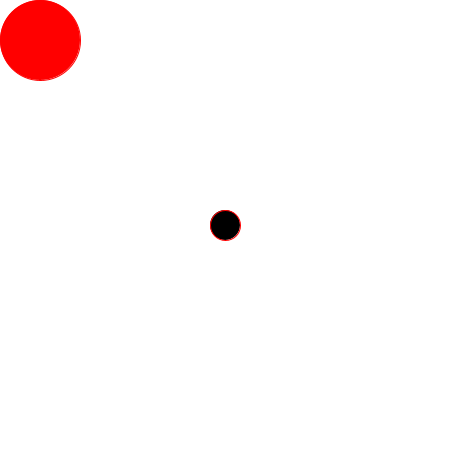
Frame 1 (no input)
Frame 60 (the mouse pressed at the canvas centre just before this capture): identical to frame 1, image omitted
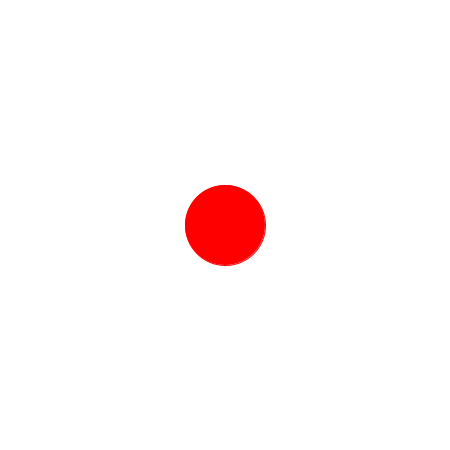
Frame 120 (the mouse held since frame 60 and released just before this capture)

The Processing sketch that drew these frames (run headless with seeded random() and noise(); from frame 60 on, the mouse is pressed at the canvas centre):

// Processing sketch: processing_99407
// ── processing_99407.pde

boolean isRed;
int x;
int y;
void setup() 
{
isRed = true;
size(450, 450);
}

void draw() 
{
background( 255 );
fill(0);
stroke(255, 0, 0);
ellipse(225, 225, 30,30);
x=mouseX;
y=mouseY;
fill(255, 0, 0);
if (mouseX-40<0)
{
    x=40;
    y=mouseY;
     
}
if (mouseX+40>450)
{
    x=410;
    y=mouseY;
     
}
if (mouseY-40<0)
{
    x=mouseX;
    y=40;   
}
if (mouseY+40>450)
{
    x=mouseX;
    y=410;   
}
if (mouseX-40<0 && mouseY-40<0)
{
    x=40;
    y=40;
}
if (mouseX+40>450 && mouseY+40>450)
{
x=410;
y=410;
}
if (mouseX-40<0 && mouseY+40>450)
{
x=40;
y=410;
}
if (mouseY-40<0 && mouseX+40>450)
{
x=410;
y=40;
}
ellipse(x,y,80,80);
}
